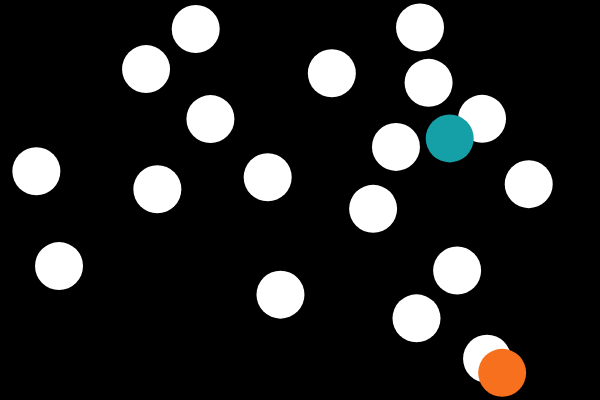
Frame 1 (no input)
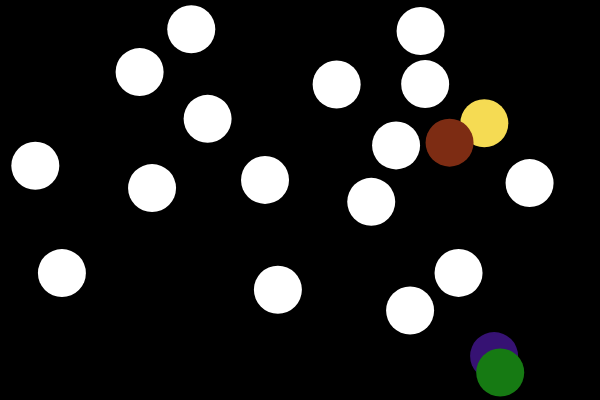
Frame 60 (no input)
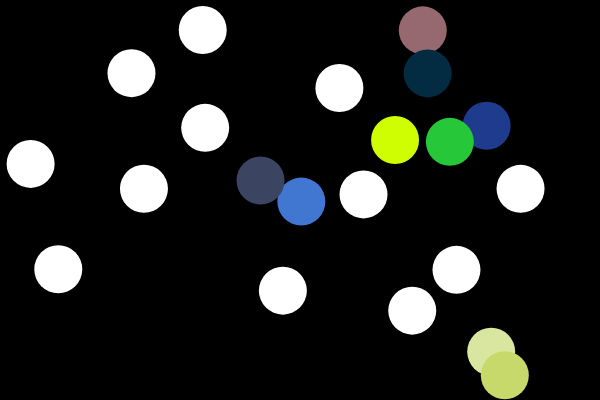
Frame 120 (the mouse pressed at the canvas centre since frame 60)

The p5.js sketch that drew these frames (run headless with seeded random() and noise() and a simulated clock; from frame 60 on, the mouse is pressed at the canvas centre):

// p5.js sketch
// ── sketch.js
var bubbles = [];


function setup() {
    createCanvas(600, 400);
    for (var i = 0; i < 20; i++) {
        var x = random(width);
        var y = random(height);
        bubbles.push(new Bubble(x, y, 24));
    }
}

function draw() {
    background(0);

    for (var i = bubbles.length - 1; i >= 0; i--) {
        bubbles[i].disp();
        bubbles[i].update();

        if (bubbles[i].del()) {
            bubbles.splice(i, 1);

        }
        for (var j = i - 1; j >= 0; j--) {
            if (bubbles[i].checkWith(bubbles[j])) {
                bubbles[i].changeColor();
                bubbles[j].changeColor();
            }
        }
    }
}

function mousePressed() {
    bubbles.push(new Bubble(mouseX, mouseY, 24));
}

// ── bubble.js
function Bubble(x, y, r) {

    // x coordinate of bubble
    // y coordinate of bubble
    // r radius of bubble
    this.x = x;
    this.y = y;
    this.radi = r;
    this.dia = this.radi * 2; //diameter
    this.lifespan = 500; //for color alpha value and also life timer
    this.er = false; //eraser
    this.col = [255, 255, 255];

    // display the bubble

    this.disp = function () {
        noStroke();
        fill(this.col[0], this.col[1], this.col[2], this.lifespan);
        ellipse(this.x, this.y, this.dia, this.dia);
    }

    //randomly move and countdown lifetime

    this.update = function () {
        this.x = this.x + random(-1, 1);
        this.y = this.y + random(-1, 1);
        this.lifespan--;
    }

    //deletes the bubble when its life comes to an end

    this.del = function () {
        if (this.lifespan < 0) {
            this.er = !this.er;
        }
        return this.er;
    }

    this.checkWith = function (other) {
        var d = dist(this.x, this.y, other.x, other.y);
        if (d <= this.radi + other.radi) {
            return true;
        } else {
            return false;
        }
    }

    this.changeColor = function () {
        this.col = [random(0, 255), random(0, 255), random(0, 255)];
    }



}
